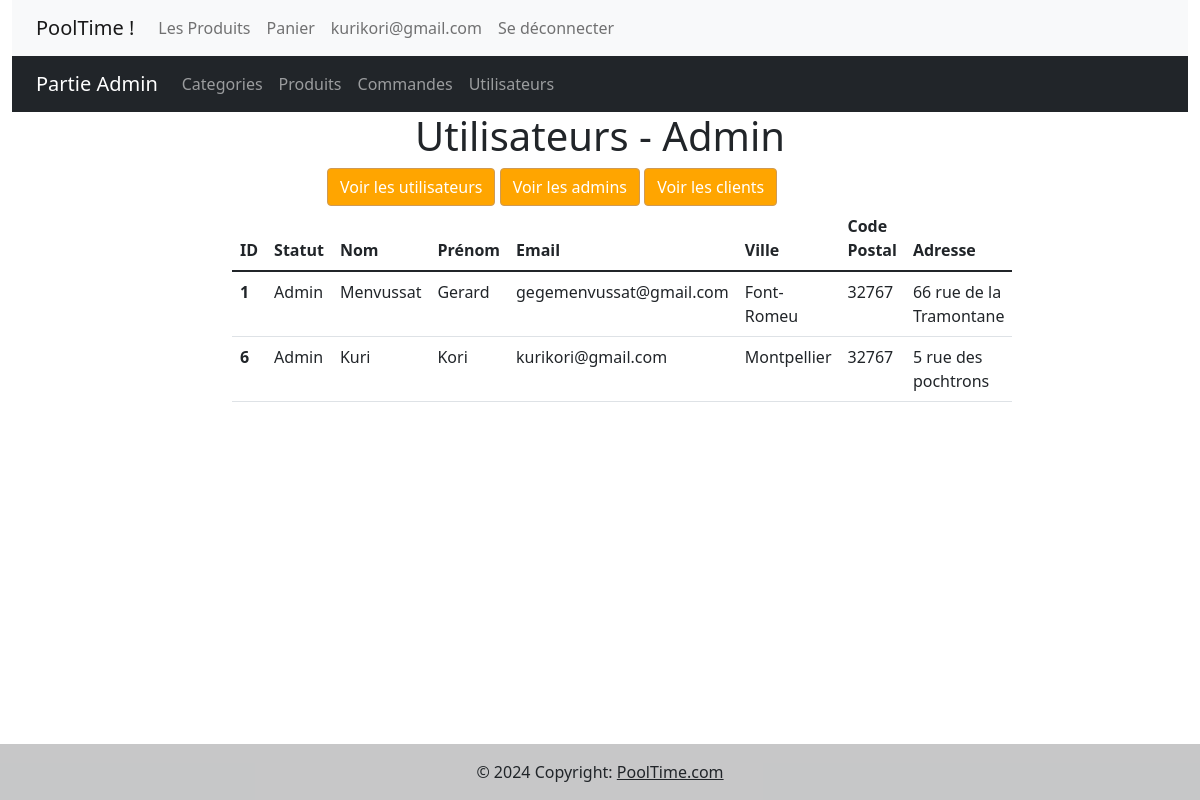
/admin/users (signed in), run on the app's committed database.
### tables this page shows
CREATE TABLE IF NOT EXISTS `utilisateur` (
  `idUser` smallint NOT NULL AUTO_INCREMENT,
  `uNom` varchar(30) NOT NULL,
  `uPrenom` varchar(30) NOT NULL,
  `uAdr` varchar(110) NOT NULL,
  `uVille` varchar(50) NOT NULL,
  `uCp` smallint NOT NULL,
  `uMail` varchar(50) NOT NULL,
  `uPassword` varchar(75) NOT NULL,
  `isAdmin` tinyint(1) NOT NULL,
  PRIMARY KEY (`idUser`),
  UNIQUE KEY `uMail` (`uMail`)
);

### src/core/app.php (called while the page is built, shortened)
<?php
class App
{
    protected $method = "index";
    public function __construct()
    {
        $url = $this->parseURL();
        if(file_exists("../src/controllers/" . strtolower($url[0]) . ".php")) {
            unset($url[0]);
        } else {
            $this->controller = "Page404";
        }
        $this->controller = new $this->controller;
        if (isset($url[1])) {
            $url[1] = strtolower($url[1]);
            if(method_exists($this->controller, $url[1])) {
                $this->method = $url[1];
                unset($url[1]);
            }
        }
        $this->params = (count($url) > 0) ? $url : ["home"];
        call_user_func_array([$this->controller, $this->method], $this->params);
    }
    private function parseURL(){
        $url = isset($_GET['url']) ? $_GET['url'] : "home";
        return explode("/", filter_var(trim($url, "/"), FILTER_SANITIZE_URL));
    }
}

### public/index.php (called while the page is built, shortened)
<?php
$app = new App();

### src/core/database.php (called while the page is built, shortened)
<?php
class Database
{
  private $PDOInstance = null;
  private function __construct()
  {
    $string = DB_TYPE . ":host=" . DB_HOST . ";dbname=" . DB_NAME;
    $this->PDOInstance  = new PDO($string, DB_USER, DB_PASS);
  }
  public function read($query, $data = array())
  {
    $statement = $this->PDOInstance->prepare($query);
    $result = $statement->execute($data);
    if ($result) {
      $data = $statement->fetchAll(PDO::FETCH_OBJ);
      if (is_array($data) && count($data) > 0) {
        return $data;
      }
    }
    return false;
  }
}

### src/models/User.php (the view, shortened to what this page needs)
<?php
class User
{
    public function checkLogin($allowed = array())
    {
        $db = Database::getInstance();
        if (count($allowed) > 0) {
            $arr['idUser'] = $_SESSION['idUser'];
            $query = "SELECT idUser, uNom, uPrenom, uMail, uVille, uCp, uAdr, uPassword, isAdmin FROM utilisateur  WHERE idUser = :idUser limit 1";
            $result = $db->read($query, $arr);
            if (is_array($result)) {
                $result = $result[0];
                if ($result->isAdmin && $allowed[0] === 'admin') {
                    return $result;
                } elseif ($allowed[1] === "customer") {
                    return $result;
                } else {
                    header("Location: " . "login");
                    die;
                }
            } else {
                header("Location: " . "login");
                die;
            }
        } else {
            if (isset($_SESSION['idUser'])) {
                $arr['idUser'] = $_SESSION['idUser'];
                $query = "SELECT idUser, uNom, uPrenom, uMail, uVille, uCp, uAdr, uPassword, isAdmin FROM utilisateur  WHERE idUser = :idUser limit 1";
                $result = $db->read($query, $arr);
                if (is_array($result)) {
                    return $result[0];
                }
            }
        }
        return false;
    }
    public function getAllUsers()
    {
        $db = Database::getInstance();
        $query = "SELECT idUser, uNom, uPrenom, uMail, uVille, uCp, uAdr, uPassword, isAdmin FROM utilisateur ORDER BY isAdmin DESC";
        $data = $db->read($query);
        return $data;
    }
    public function makeTableUsers($members)
    {
        $tableHTML = "";
        if (is_array($members)) {
            foreach ($members as $member) {
                $statut =  $member->isAdmin ? "Admin" : "Customer";
                $tableHTML .= '<tr>
                            <th scope="row">' . $member->idUser . '</th>
                            <td>' . $statut . '</td>
                            <td>' . $member->uNom . '</td>
                            <td>' . $member->uPrenom . '</td>
                            <td>' . $member->uMail . '</td>
                            <td>' . $member->uVille . '</td>
                            <td>' . $member->uCp . '</td>
                            <td>' . $member->uAdr . '</td>
                        </tr>';
            }
        }
        return $tableHTML;
    }
}

### templates/inc/header.php (shortened to what this page needs)
<!DOCTYPE html>
<html lang="fr">
<head>
    <link href="https://cdn.jsdelivr.net/npm/bootstrap@5.1.3/dist/css/bootstrap.min.css" rel="stylesheet">
    <link rel="stylesheet" href="https://cdn.jsdelivr.net/npm/@fortawesome/fontawesome-free@5.15.4/css/fontawesome.min.css">
    <link rel="stylesheet" href="<?= ASSETS ?>css/main.css">
</head>
<body>
<div class="container-fluid">
        <div class="row">
            <div class="col-12">
                <nav class="navbar navbar-expand-lg navbar-light bg-light">
                    <div class="container-fluid">
                        <a class="navbar-brand" href="<?= ROOT ?>home">PoolTime !</a>
                        <div class="collapse navbar-collapse" id="navbarNav">
                            <ul class="navbar-nav">
                                <li class="nav-item">
                                    <a class="nav-link" href="<?= ROOT ?>products">Les Produits</a>
                                </li>
                                <li class="nav-item">
                                    <a class="nav-link" href="<?= ROOT ?>cart">Panier</a>
                                </li>
                                <?php if (isset($data['userData'])) : ?>
                                    <li class="nav-item">
                                        <a href="<?= ROOT ?>profil" class="nav-link"><?= $data['userData']->uMail ?></a>
                                    </li>
                                    <li class="nav-item">
                                        <a class="nav-link" href="<?= ROOT ?>logout">Se déconnecter</a>
                                    </li>
                                <?php endif; ?>
                            </ul>
                        </div>
                    </div>
                </nav>
            </div>
        </div>
        <?php if ((isset($data['userData'])) && ($data['userData']->isAdmin)) : ?>
            <div class="row">
                <div class="col-12">
                    <nav class="navbar navbar-expand-lg navbar-dark bg-dark">
                        <div class="container-fluid">
                            <a class="navbar-brand" href="admin">Partie Admin</a>
                            <div class="collapse navbar-collapse" id="navbarNav">
                                <ul class="navbar-nav">
                                    <li class="nav-item">
                                        <a class="nav-link" href="<?= ROOT ?>admin/categories">Categories</a>
                                    </li>
                                    <li class="nav-item">
                                        <a class="nav-link" href="<?= ROOT ?>admin/products">Produits</a>
                                    </li>
                                    <li class="nav-item">
                                        <a class="nav-link" href="<?= ROOT ?>admin/commands">Commandes</a>
                                    </li>
                                    <li class="nav-item">
                                        <a class="nav-link" href="<?= ROOT ?>admin/users">Utilisateurs</a>
                                    </li>
                                </ul>
                            </div>
                        </div>
                    </nav>
                </div>
            </div>
        <?php endif; ?>
    </div>

### public/assets/css/main.css (style rules this page uses)
html, body { padding:0; margin:0; }
body { min-height: 100vh; display: flex; flex-direction: column; }
li { list-style-type: none; }

### data on the page
utilisateur: uMail "kurikori@gmail.com", idUser "6", isAdmin "Admin", uNom "Kuri", uPrenom "Kori", uVille "Montpellier", uCp "32767", uAdr "5 rue des pochtrons"
utilisateur: idUser "1", isAdmin "Admin", uNom "Menvussat", uPrenom "Gerard", uMail "gegemenvussat@gmail.com", uVille "Font-Romeu", uCp "32767", uAdr "66 rue de la Tramontane"
